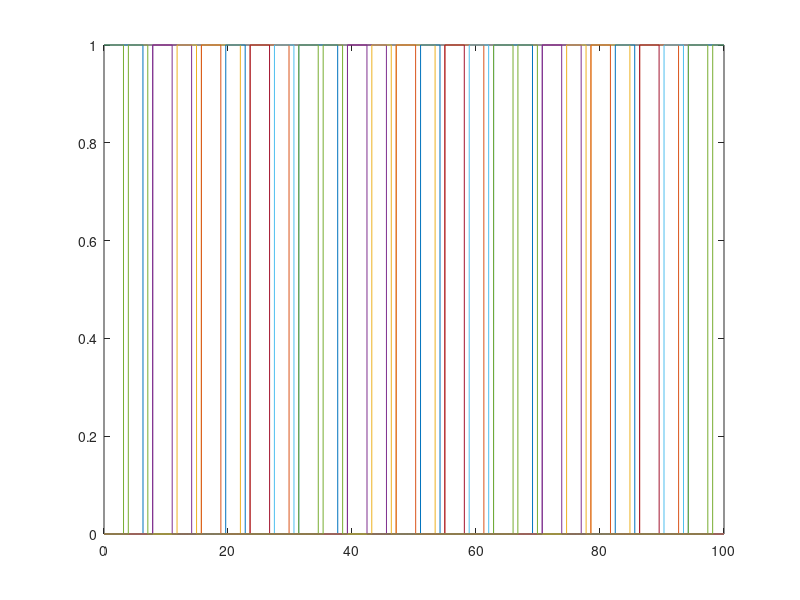

The MATLAB source for this figure: (Note: this script raises an error after producing the figure.)
framei = 0:0.01:100;
frequency = 1/5;
y = square(frequency*framei, 20) /2 + 0.5;
z = square(frequency*framei + pi/2, 20) /2 + 0.5;
h = square(frequency*framei + pi, 20) /2 + 0.5;
q = square(frequency*framei + pi*3/2, 20) /2 + 0.5;
plot(framei,y)
hold on
plot(framei,z)
hold on
plot(framei,h)
hold on
plot(framei,q)

framei = 0:0.01:100;
frequency = 1/5;
for i = 1:8
    y = square(frequency*framei + 2*pi/8*(i-1), 10) /2 + 0.5;
    plot(framei,y)
hold on
end

% rng('Shuffle')
i = 1:8;
Shuffle(i)
